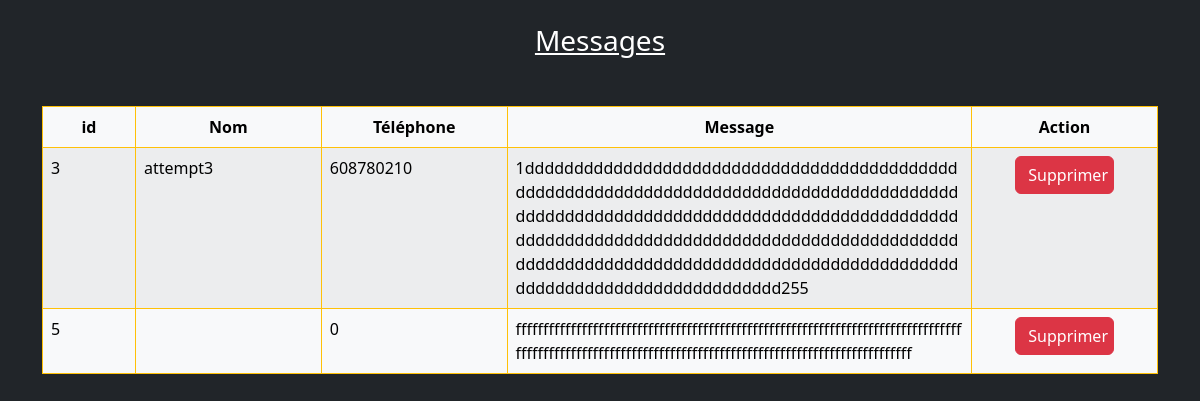
The page /phpcontact/index.php on the database as committed earlier.
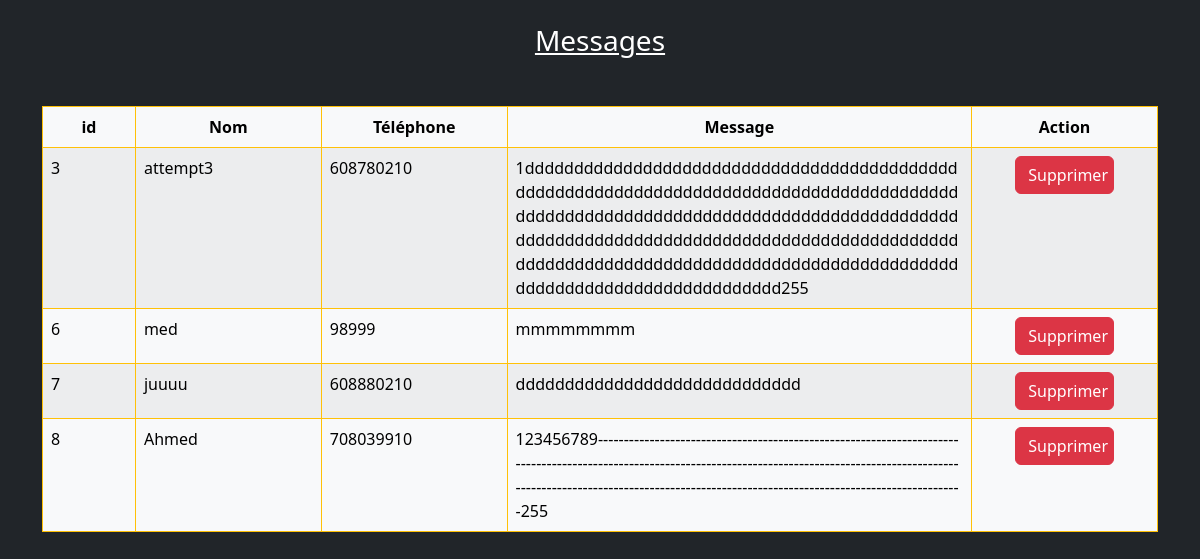
The same page on the database as committed later.
### tables this page shows
CREATE TABLE `contact` (
  `id` int(4) NOT NULL,
  `nom` varchar(30) NOT NULL,
  `phone` int(10) NOT NULL,
  `message` varchar(255) NOT NULL
);

### phpcontact/index.php (the view, shortened to what this page needs)
<!doctype html>
<html lang="en">
  <head>
    <link href="https://cdn.jsdelivr.net/npm/bootstrap@5.2.3/dist/css/bootstrap.min.css" rel="stylesheet">
  </head>
  <body class="bg-dark">
    <div class="container my-4">
        <h3 class="text-white d-flex justify-content-center text-decoration-underline mb-5">Messages</h3>
        <table class="table table-striped table-light table-bordered border-warning">
            <thead>
                <tr>
                    <th class="col-1"><p class="d-flex justify-content-center my-0">id</p></th>
                    <th class="col-2"><p class="d-flex justify-content-center my-0">Nom</p></th>
                    <th class="col-2"><p class="d-flex justify-content-center my-0">Téléphone</p></th>
                    <th class="col-5"><p class="d-flex justify-content-center my-0">Message</p></th>
                    <th class="col-2"><p class="d-flex justify-content-center my-0">Action</p></th>
                </tr>
            </thead>
            <tbody>
                <?php
                    include ('../config.php');
                    $jibdata = "SELECT * FROM `contact` ";
                    $dirlordre = mysqli_query($connexion,$jibdata);
                    while($starjdid = mysqli_fetch_array($dirlordre)){
                ?>
                <tr>
                    <td class="col-1"><?php echo $starjdid['id']?></td>
                    <td class="col-2"><?php echo $starjdid['nom']?></td>
                    <td class="col-2"><?php echo $starjdid['phone']?></td>
                    <td class="col-5 text-break"><?php echo $starjdid['message']?></td>
                    <td class="col-2"><a href="delete.php?ghanmasho=<?php echo $starjdid['id']?>"  class="btn btn-danger col-7 d-flex mx-auto my-0">Supprimer</a></td>
                </tr>
                <?php
                }
                ?>
            </tbody>
        </table>
    </div>
  </body>
</html>

Rows that differ between the two databases and show on the page:
removed contact: id "5", phone "0", message "fffffffffffffffffffffffffffffffffffffffffffffffffffffffffffffffffffffffffffffffffffffffffffffffffffffffffffffffffffffffffffffffffffffffffffffffffffffffff"
added contact: id "6", nom "med", phone "98999", message "mmmmmmmm"
added contact: id "7", nom "juuuu", phone "608880210", message "ddddddddddddddddddddddddddddd"
added contact: id "8", nom "Ahmed", phone "708039910", message "123456789---------------------------------------------------------------------------------------------------------------------------------------------------------------------------------------------------------------------------------------------------255"
